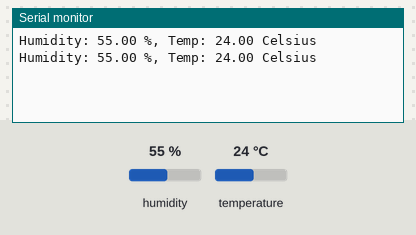
This sketch was run on a simulated ESP8266 (NodeMCU). Parts: the last lines printed to the serial monitor. The test bench sets the inputs (shaded band); at power-on: humidity 55 %, temperature 24 °C.

Above: at 2.8 s.
2.9 s: humidity set to 22 %
At 5.2 s:
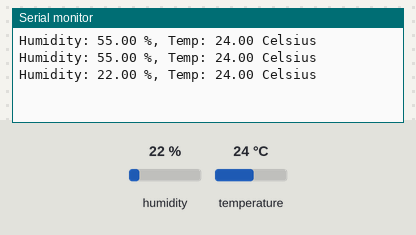
5.6 s: temperature set to 12 °C
At 7.0 s:
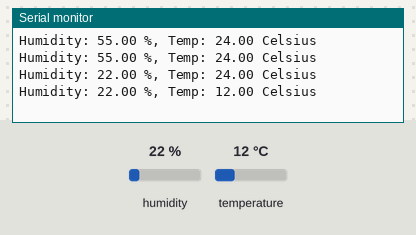
8.3 s: humidity set to 40 %
At 10.5 s:
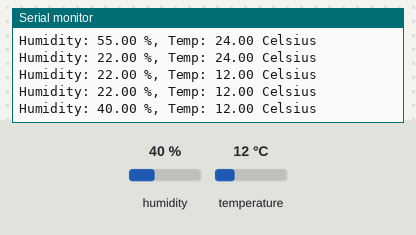
Timing chart, 0 to 12.0 s (numbered marks = the images above; inputs shaded):
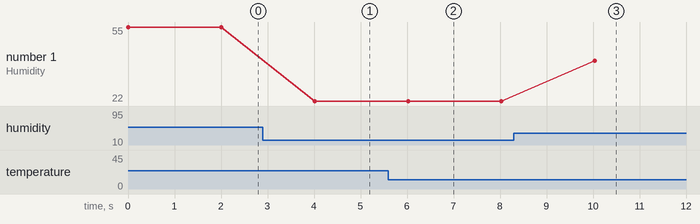

Measured:
- after the input at 2.9 s, the serial monitor: prints a new line after 1.1 s (image 1)
- after the input at 5.6 s, the serial monitor: prints a new line after 0.42 s (image 2)
- after the input at 8.3 s, the serial monitor: prints a new line after 1.7 s (image 3)
- plotted number 1: 55 → 22 after the input at 2.9 s, 22 → 40 after the input at 8.3 s

The sketch:

DHT_sensor.ino
```cpp
/* How to use the DHT-22 sensor with Arduino uno
   Temperature and humidity sensor
   More info: http://www.ardumotive.com/how-to-use-dht-22-sensor-en.html
   Dev: Michalis Vasilakis // Date: 1/7/2015 // www.ardumotive.com */

//Libraries
#include <DHT.h>;
#include <Arduino.h>

//Constants
#define DHTPIN D2     // what pin we're connected to
#define DHTTYPE DHT22   // DHT 22  (AM2302)
DHT dht(DHTPIN, DHTTYPE); //// Initialize DHT sensor for normal 16mhz Arduino


//Variables
int chk;
float hum;  //Stores humidity value
float temp; //Stores temperature value

void setup()
{
    Serial.begin(9600);
  dht.begin();

}

void loop()
{
    //Read data and store it to variables hum and temp
    hum = dht.readHumidity();
    temp= dht.readTemperature();
    //Print temp and humidity values to serial monitor
    Serial.print("Humidity: ");
    Serial.print(hum);
    Serial.print(" %, Temp: ");
    Serial.print(temp);
    Serial.println(" Celsius");
    delay(2000); //Delay 2 sec.
}
```
